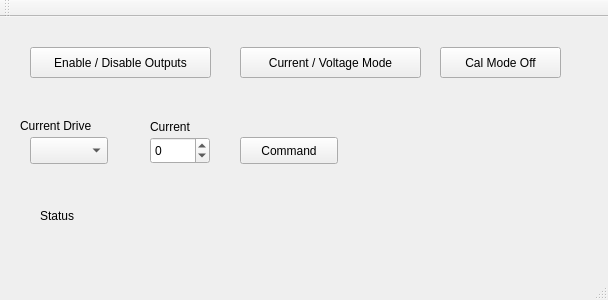
<?xml version="1.0" encoding="UTF-8"?>
<ui version="4.0">
 <class>MainWindow</class>
 <widget class="QMainWindow" name="MainWindow">
  <property name="geometry">
   <rect>
    <x>0</x>
    <y>0</y>
    <width>608</width>
    <height>300</height>
   </rect>
  </property>
  <property name="windowTitle">
   <string>MainWindow</string>
  </property>
  <widget class="QWidget" name="centralWidget">
   <widget class="SwitcherButton" name="button_Enable">
    <property name="geometry">
     <rect>
      <x>30</x>
      <y>30</y>
      <width>181</width>
      <height>31</height>
     </rect>
    </property>
    <property name="text">
     <string>Enable / Disable Outputs</string>
    </property>
   </widget>
   <widget class="QPushButton" name="button_command">
    <property name="geometry">
     <rect>
      <x>240</x>
      <y>120</y>
      <width>98</width>
      <height>27</height>
     </rect>
    </property>
    <property name="text">
     <string>Command</string>
    </property>
   </widget>
   <widget class="QLabel" name="label">
    <property name="geometry">
     <rect>
      <x>20</x>
      <y>100</y>
      <width>101</width>
      <height>17</height>
     </rect>
    </property>
    <property name="text">
     <string>Current Drive</string>
    </property>
   </widget>
   <widget class="QLabel" name="label_CV">
    <property name="geometry">
     <rect>
      <x>150</x>
      <y>100</y>
      <width>51</width>
      <height>20</height>
     </rect>
    </property>
    <property name="text">
     <string>Current</string>
    </property>
   </widget>
   <widget class="QLabel" name="label_status">
    <property name="geometry">
     <rect>
      <x>40</x>
      <y>190</y>
      <width>400</width>
      <height>17</height>
     </rect>
    </property>
    <property name="sizePolicy">
     <sizepolicy hsizetype="Fixed" vsizetype="Preferred">
      <horstretch>0</horstretch>
      <verstretch>0</verstretch>
     </sizepolicy>
    </property>
    <property name="text">
     <string>Status</string>
    </property>
   </widget>
   <widget class="QComboBox" name="menu_analogOut">
    <property name="geometry">
     <rect>
      <x>30</x>
      <y>120</y>
      <width>78</width>
      <height>27</height>
     </rect>
    </property>
   </widget>
   <widget class="QSpinBox" name="spin_value">
    <property name="geometry">
     <rect>
      <x>150</x>
      <y>120</y>
      <width>60</width>
      <height>27</height>
     </rect>
    </property>
    <property name="minimum">
     <number>-5</number>
    </property>
    <property name="maximum">
     <number>5</number>
    </property>
   </widget>
   <widget class="SwitcherButton" name="button_CV">
    <property name="geometry">
     <rect>
      <x>240</x>
      <y>30</y>
      <width>181</width>
      <height>31</height>
     </rect>
    </property>
    <property name="text">
     <string>Current / Voltage Mode</string>
    </property>
   </widget>
   <widget class="SwitcherButton" name="button_CalMode">
    <property name="geometry">
     <rect>
      <x>440</x>
      <y>30</y>
      <width>121</width>
      <height>31</height>
     </rect>
    </property>
    <property name="text">
     <string>Cal Mode Off</string>
    </property>
   </widget>
  </widget>
  <widget class="QMenuBar" name="menuBar">
   <property name="geometry">
    <rect>
     <x>0</x>
     <y>0</y>
     <width>608</width>
     <height>25</height>
    </rect>
   </property>
  </widget>
  <widget class="QToolBar" name="mainToolBar">
   <attribute name="toolBarArea">
    <enum>TopToolBarArea</enum>
   </attribute>
   <attribute name="toolBarBreak">
    <bool>false</bool>
   </attribute>
  </widget>
  <widget class="QStatusBar" name="statusBar"/>
 </widget>
 <layoutdefault spacing="6" margin="11"/>
 <customwidgets>
  <customwidget>
   <class>SwitcherButton</class>
   <extends>QPushButton</extends>
   <header location="global">GUI/InterfaceButtons.h</header>
  </customwidget>
 </customwidgets>
 <resources/>
 <connections/>
</ui>
